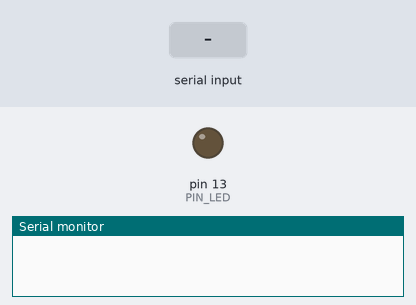
A sketch run on a simulated Arduino Uno, built with avr-gcc and run on an emulated ATmega328P. Shown: output pins drawn as LEDs (lit = HIGH), the last lines printed to the serial monitor. The inputs (shaded band) are chosen by the test bench.

Above: at 1.2 s.
1.3 s: "0" received over Serial
At 2.1 s:
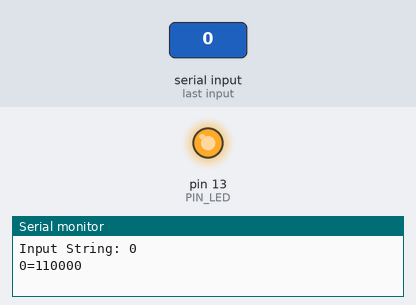
Timing chart, 0 to 9.4 s (numbered marks = the images above; inputs shaded):
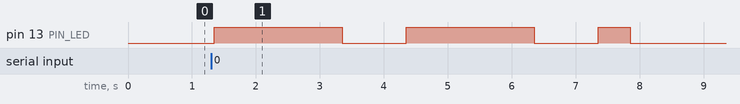

Measured:
- after the input at 1.3 s, pin 13 (PIN_LED): goes HIGH 2.0 s, LOW 1.0 s, HIGH 2.0 s, LOW 1.0 s, HIGH 0.50 s, then LOW, starting after 0.05 s

The sketch:

sketch_apr13bb.ino
```cpp
#define SERIAL_DELAY (50)
#define SERIAL_RATE (9600)
#define PIN_LED (13)

//=======
//String methods
//=======
//Serial -> String
String getSerialInput()
{
  String str;
  while (Serial.available() >0)
  {
    char c = Serial.read();
    str+=c;
    delay(SERIAL_DELAY);
  }
  return str;
}

void clearSerialInput()
{
  while (Serial.available() >0)
  {
    Serial.read();
    delay(SERIAL_DELAY);
  }
}

String toBinStr(char c)
{
  String sBin = String((int) c, BIN);
  return sBin;
}

//=======
//Blink methods
//=======
void initLed()
{
  pinMode(PIN_LED,OUTPUT);
}

void onLed(int nDelay)
{
  digitalWrite(PIN_LED,HIGH);
  delay(nDelay);
}

void offLed(int nDelay)
{
  digitalWrite(PIN_LED,LOW);
  delay(nDelay);
}

void blinkZero()
{
  onLed(500);
  offLed(2500);
}

void blinkOne()
{
  onLed(2000);
  offLed(1000);
}


void doubleblink()
{
  onLed(200);
  offLed(100);
  onLed(200);
  offLed(2500);
}

void blinkChar(char c)
{
  String sBin=toBinStr(c);
  Serial.println(String(c)+"="+sBin);
  for(int i =0;i<sBin.length();i++)
  {
    if(sBin[i]=='0')blinkZero();
    if(sBin[i]=='1')blinkOne();
  }
  doubleblink();
}

void blinkStr(String str)
{
  for(int i =0; i<str.length();i++)
  {
    blinkChar(str[i]);
  }
}

void setup() {
  // put your setup code here, to run once:
  initLed();
  Serial.begin(SERIAL_RATE);
}

void loop() {
  // put your main code here, to run repeatedly:
  clearSerialInput();
  String str = getSerialInput();
  if(str.length()>0)
  {
    Serial.print("Input String: ");
    Serial.println(str);
    blinkStr(str);
  }
}
```
